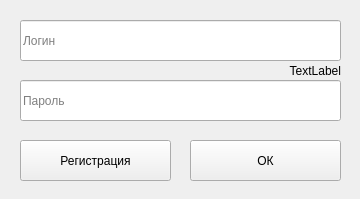
<?xml version="1.0" encoding="UTF-8"?>
<ui version="4.0">
 <class>Form</class>
 <widget class="QWidget" name="Form">
  <property name="geometry">
   <rect>
    <x>0</x>
    <y>0</y>
    <width>360</width>
    <height>199</height>
   </rect>
  </property>
  <property name="windowTitle">
   <string>Form</string>
  </property>
  <widget class="QLineEdit" name="LoginTextEdit">
   <property name="geometry">
    <rect>
     <x>20</x>
     <y>20</y>
     <width>321</width>
     <height>41</height>
    </rect>
   </property>
   <property name="placeholderText">
    <string>Логин</string>
   </property>
  </widget>
  <widget class="QLineEdit" name="PasswordTextEdit">
   <property name="geometry">
    <rect>
     <x>20</x>
     <y>80</y>
     <width>321</width>
     <height>41</height>
    </rect>
   </property>
   <property name="echoMode">
    <enum>QLineEdit::Password</enum>
   </property>
   <property name="placeholderText">
    <string>Пароль</string>
   </property>
   <property name="cursorMoveStyle">
    <enum>Qt::LogicalMoveStyle</enum>
   </property>
  </widget>
  <widget class="QPushButton" name="SignUpButton">
   <property name="geometry">
    <rect>
     <x>20</x>
     <y>140</y>
     <width>151</width>
     <height>41</height>
    </rect>
   </property>
   <property name="text">
    <string>Регистрация</string>
   </property>
   <property name="flat">
    <bool>false</bool>
   </property>
  </widget>
  <widget class="QPushButton" name="OkButton">
   <property name="geometry">
    <rect>
     <x>190</x>
     <y>140</y>
     <width>151</width>
     <height>41</height>
    </rect>
   </property>
   <property name="text">
    <string>ОК</string>
   </property>
  </widget>
  <widget class="QLabel" name="InfLabel">
   <property name="geometry">
    <rect>
     <x>20</x>
     <y>60</y>
     <width>321</width>
     <height>21</height>
    </rect>
   </property>
   <property name="text">
    <string>TextLabel</string>
   </property>
   <property name="alignment">
    <set>Qt::AlignRight|Qt::AlignTrailing|Qt::AlignVCenter</set>
   </property>
  </widget>
 </widget>
 <resources/>
 <connections/>
</ui>
